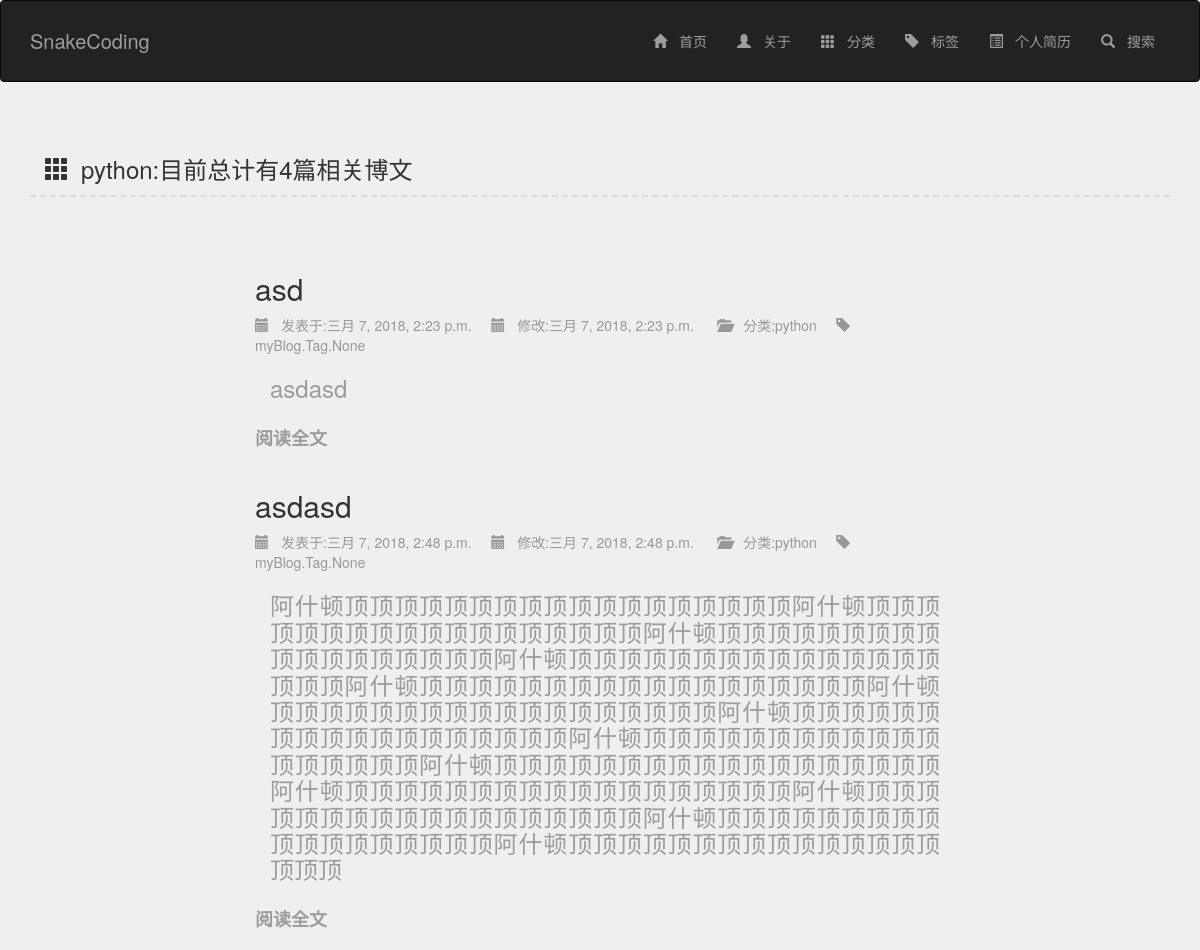
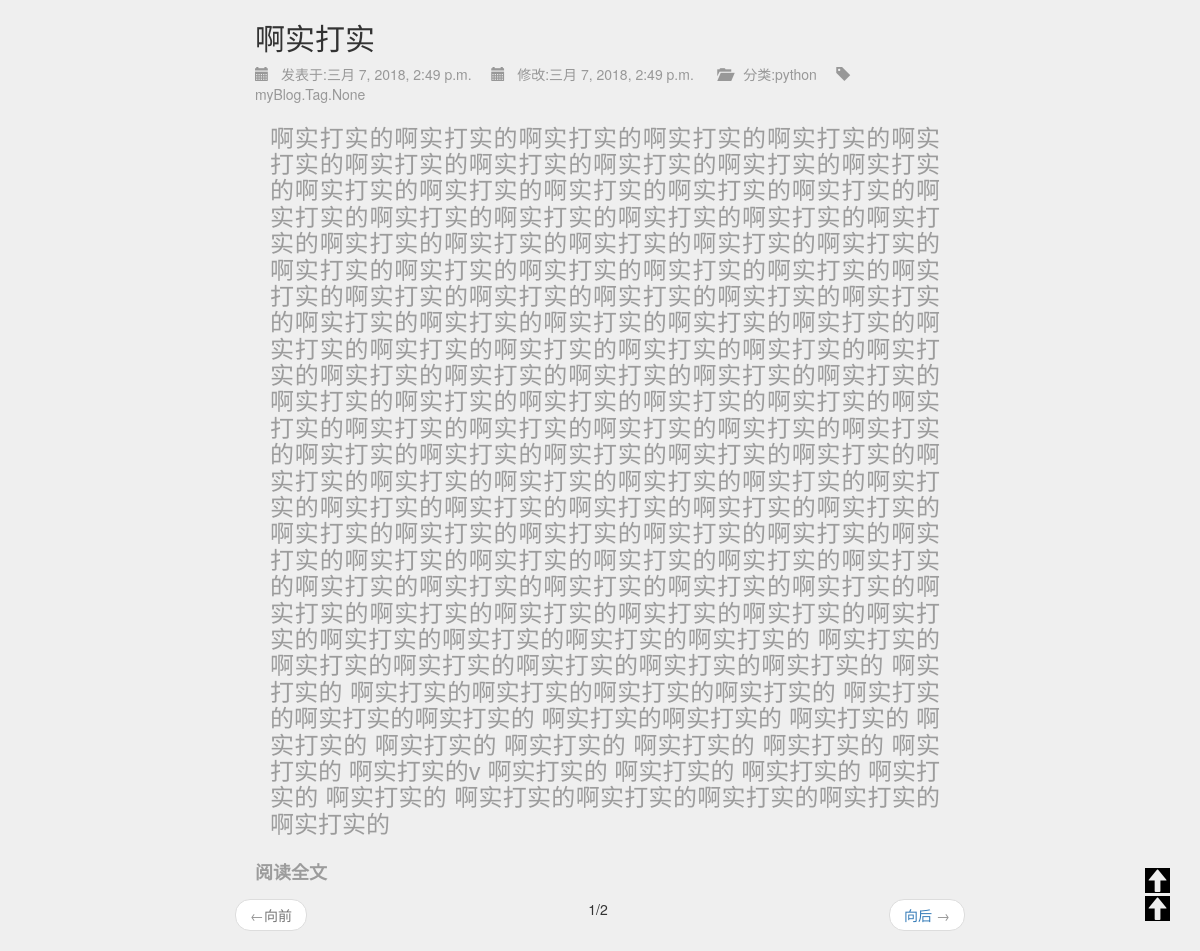
Page /divide/python/1 on the committed database (2 pictures, top to bottom).
### myBlog/models.py (models this page shows, shortened)
class Category(models.Model):
    category_name = models.CharField(max_length=100)
    isDelete = models.BooleanField()
    def __str__(self):
        return "%s"%(self.category_name)
    class Meta:
        verbose_name_plural='分类'

class BlogBook(models.Model):
    blog_title=models.CharField(max_length=100)
    blog_body=models.TextField()
    created_time = models.DateTimeField()
    modified_time = models.DateTimeField()
    category = models.ForeignKey(Category,on_delete=models.CASCADE)
    tags = models.ManyToManyField(Tag, blank=True)
    isDelete = models.BooleanField()
    class Meta:
        verbose_name_plural='博客'

### myBlog/views.py (the view)
# urls.py: url(r'^divide/(\w+)/(\d+)',views.divide_blog_menu),
def divide_blog_menu(request,category,pageId):
    print("1221")
    CategoryQuery=Category.objects.filter(category_name__exact=category)
    print(len(CategoryQuery))
    if(len(CategoryQuery)==0):
        return render(request,'404.html')
    else:
        BlogObjects=BlogBook.objects.filter(category__category_name__exact=category)
        paginator=Paginator(BlogObjects,3)
        page=paginator.page(int(pageId))
        print(page)
        itemCount=len(BlogObjects)
        return render(request,'divide_blog_menu.html',{'category_name':category,'item_count':itemCount,'blogList':page})

### templates/divide_blog_menu.html (shortened to what this page needs)
{% extends 'base_head.html' %}
{% load static from staticfiles %}
{% block main %}
	<div class="container tag_blog" style="">
		<p class="page-header col-lg-12  col-md-12 col-sm-12"
		   style="border-bottom:2px dashed #DCDCDC;font-size:x-large;margin-top: 70px;margin-bottom: 50px"><i
				class="glyphicon glyphicon-th" style=""></i>{{ category_name }}:目前总计有{{ item_count|default:'0' }}篇相关博文</p>
		{% if item_count > 0 %}
			<div class="col-lg-8 col-lg-offset-2 col-md-10 col-md-offset-1 col-sm-12">
				{% for blog in blogList %}
					<div class="tag_div col-lg-12 col-md-12 col-sm-12 "
					     style="">
						<h2>{{ blog.blog_title }}</h2>
						<span><i class="glyphicon glyphicon-calendar"></i>发表于:{{ blog.created_time }}</span>&nbsp;&nbsp;&nbsp;&nbsp;&nbsp;<span><i
							class="glyphicon glyphicon-calendar"></i>修改:{{ blog.modified_time }}</span>&nbsp;&nbsp;&nbsp;&nbsp;&nbsp;
						<span><i class="glyphicon glyphicon-folder-open"></i>分类:{{ blog.category }}</span>&nbsp;&nbsp;&nbsp;&nbsp;&nbsp;<span><i
							class="glyphicon glyphicon-tag" style=""></i>{{ blog.tags }}</span>
						<h3 class="col-lg-12 col-md-12 col-sm-12" style="color:#9c9c9c;text-align:justify;">
							<p>{{ blog.blog_body }}</p></h3>
						<h3><a href="/blog/{{ blog.pk }}"
						       style="color:#9c9c9c;font-family: Consolas;font-size: large"><strong>阅读全文</strong></a></h3>
					</div>
				{% endfor %}
				<nav style="margin-left: 0px; ">
					<ul class="pager">
						{% if blogList.has_previous %}
							<li class="previous"><a href="/divide/{{ category_name }}/{{ blogList.previous_page_number }}"><span
									aria-hidden="true">&larr;</span>向前</a></li>
						{% else %}
							<li class="previous disabled"><a
									href=""><span
									aria-hidden="true">&larr;</span>向前</a></li>
						{% endif %}
						<li>{{ blogList.number }}/{{ blogList.paginator.num_pages }}</li>
						{% if blogList.has_next %}
							<li class="next"><a href="/divide/{{ category_name }}/{{ blogList.next_page_number }}">向后 <span
									aria-hidden="true">&rarr;</span></a></li>
						{% else %}
							<li class="next disabled"><a>向后 <span aria-hidden="true">&rarr;</span></a></li>
						{% endif %}
					</ul>
				</nav>
			</div>
		{% else %}
			<div class="col-lg-8 col-lg-offset-2 col-md-10 col-md-offset-1 col-sm-12">
				<h1>主人很懒,什么都没有留下</h1>
				<div style="width:700px;height: 394px;background-image: url({% static 'img/corn.png' %})"></div>
			</div>
		{% endif %}
	</div>
{% endblock %}

### rows in the picture
Category: category_name "python"
BlogBook: blog_title "asd", created_time "三月 7, 2018, 2:23 p.m.", modified_time "三月 7, 2018, 2:23 p.m.", category "python", tags "myBlog.Tag.None", blog_body "asdasd"
BlogBook: blog_title "asdasd", created_time "三月 7, 2018, 2:48 p.m.", modified_time "三月 7, 2018, 2:48 p.m.", category "python", tags "myBlog.Tag.None", blog_body "阿什顿顶顶顶顶顶顶顶顶顶顶顶顶顶顶顶顶顶顶阿什顿顶顶顶顶顶顶顶顶顶顶顶顶顶顶顶顶顶顶阿什顿顶顶顶顶顶顶顶顶顶顶顶顶顶顶顶顶顶顶阿什顿顶顶顶顶顶顶顶顶顶顶顶顶顶顶顶顶顶顶阿什顿顶顶顶顶顶顶顶顶顶顶顶顶顶顶顶顶顶顶阿什顿顶顶顶顶顶顶顶顶顶顶顶顶顶顶顶顶顶顶阿什顿顶顶顶顶顶顶顶顶顶顶顶顶顶顶顶顶顶顶阿什顿顶顶顶顶顶顶顶顶顶顶顶顶顶顶顶顶顶顶阿什顿顶顶顶顶顶顶顶顶顶顶顶顶顶顶顶顶顶顶阿什顿顶顶顶顶顶顶顶顶顶顶顶顶顶顶顶顶顶顶阿什顿顶顶顶顶顶顶顶顶顶顶顶顶顶顶顶顶顶顶阿什顿顶顶顶顶顶顶顶顶顶顶顶顶顶顶顶顶顶顶阿什顿顶顶顶顶顶顶顶顶顶顶顶顶顶顶顶顶顶顶"
BlogBook: blog_title "啊实打实", created_time "三月 7, 2018, 2:49 p.m.", modified_time "三月 7, 2018, 2:49 p.m.", category "python", tags "myBlog.Tag.None", blog_body "啊实打实的啊实打实的啊实打实的啊实打实的啊实打实的啊实打实的啊实打实的啊实打实的啊实打实的啊实打实的啊实打实的啊实打实的啊实打实的啊实打实的啊实打实的啊实打实的啊实打实的啊实打实的啊实打实的啊实打实的啊实打实的啊实打实的啊实打实的啊实打实的啊实打实的啊实打实的啊实打实的啊实打实的啊实打实的啊实打实的啊实打实的啊实打实的啊实打实的啊实打实的啊实打实的啊实打实的啊实打实的啊实打实的啊实打实的啊实打实的啊实打实的啊实打实的啊实打实的啊实打实的啊实打实的啊实打实的啊实打实的啊实打实的啊实打实的啊实打实的啊实打实的啊实打实的啊实打实的啊实打实的啊实打实的啊实打实的啊实打实的啊实打实的啊实打实的啊实打实的啊实打实的啊实打实的啊实打实的啊实打实的啊实打实的啊实打实的啊实打实的啊实打实的啊实打实的啊实打实的啊实打实的啊实打实的啊实打实的啊实打实的啊实打实的啊实打实的啊实打实的啊实打实的啊实打实的啊实打实的啊实打实的啊实打实的啊实打实的啊实打实的啊实打实的啊实打实的啊实打实的啊实打实的啊实打实的啊实打实的啊实打实的啊实打实的啊实打实的啊实打实的啊实打实的啊实打实的啊实打实的啊实打实的啊实打实的啊实打实的啊实打实的啊实打实的啊实打实的啊实打实的啊实打实的啊实打实的啊实打实的 啊实打实的啊实打实的啊实打实的啊实打实的啊实打实的啊实打实的 啊实打实的 啊实打实的啊实打实的啊实打实的啊实打实的 啊实打实的啊实打实的啊实打实的 啊实打实的啊实打实的 啊实打实的 啊实打实的 啊实打实的 啊实打实的 啊实打实的 啊实打实的 啊实打实的 啊实打实的v 啊实打实的 啊实打实的 啊实打实的 啊实打实的 啊实打实的…"

### other values in the picture
{{ item_count|default:'0' }} "4"
{{ blogList.number }} "1"
{{ blogList.paginator.num_pages }} "2"
